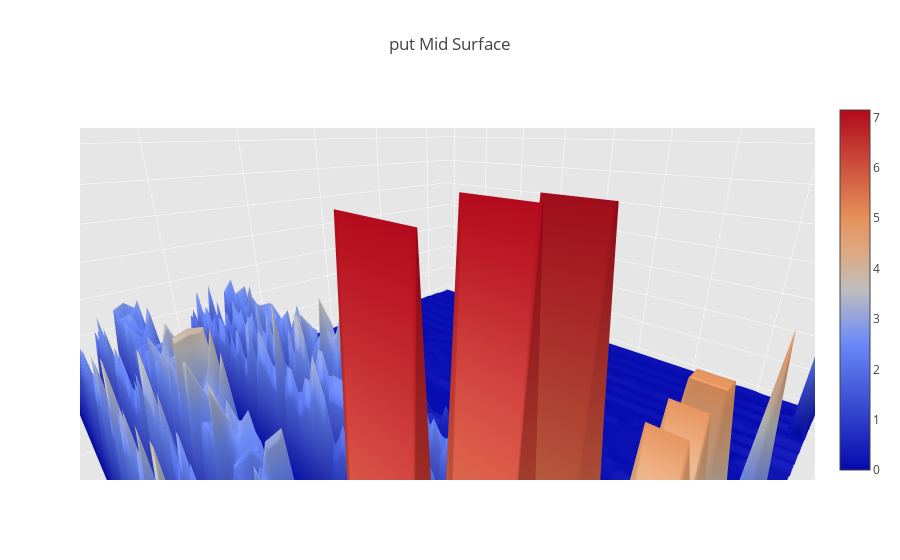

Notebook source saved alongside this figure:
### Code cell
iplot(fig_mid)

### Figure 1 — Plotly figure (JSON) as saved in the notebook; plotly's stock layout.template omitted (floating-point values rounded to 4 significant figures; data arrays with more than 128 entries replaced by an {"elided": "..."} marker saying what was removed)
{"data": [{"name": "Mid Surface", "type": "surface", "x": {"elided": "79x55 int values"}, "y": {"elided": "79x55 float values"}, "z": {"elided": "79x55 float values"}}], "layout": {"autosize": true, "scene": {"aspectmode": "manual", "aspectratio": {"x": 2, "y": 2, "z": 1}, "camera": {"center": {"x": 0, "y": 0, "z": 0}, "eye": {"x": 1, "y": 1, "z": 0.5}, "up": {"x": 0, "y": 0, "z": 1}}, "xaxis": {"backgroundcolor": "rgb(230, 230,230)", "gridcolor": "rgb(255, 255, 255)", "showbackground": true, "title": "Strike", "zerolinecolor": "rgb(255, 255, 255)"}, "yaxis": {"backgroundcolor": "rgb(230, 230,230)", "gridcolor": "rgb(255, 255, 255)", "showbackground": true, "title": "Time Remaining", "zerolinecolor": "rgb(255, 255, 255)"}, "zaxis": {"backgroundcolor": "rgb(230, 230,230)", "gridcolor": "rgb(255, 255, 255)", "showbackground": true, "title": "Mid", "zerolinecolor": "rgb(255, 255, 255)"}}, "showlegend": false, "title": "put Mid Surface"}}
